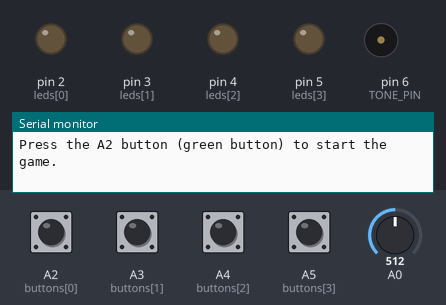
Bench run of a sketch on a simulated Arduino Uno, built with avr-gcc and run on an emulated ATmega328P. Parts: output pins drawn as LEDs (lit = HIGH), buzzer (waves = sounding), the last lines printed to the serial monitor. Dashed ring = blinking. The test bench sets the inputs (shaded band); at power-on: A2 (buttons[0]), A3 (buttons[1]), A4 (buttons[2]), A5 (buttons[3]) HIGH, A0 = 512. Random numbers use the default seed unless the sketch sets one.

Above: at 0.9 s.
1.0 s: A5 (buttons[3]) pulled LOW for 0.15 s
At 1.1 s:
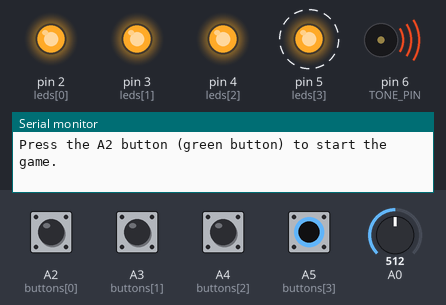
At 4.8 s:
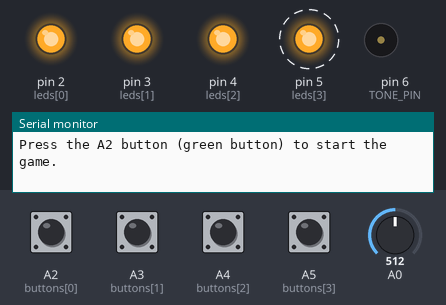
7.0 s: A5 (buttons[3]) pulled LOW for 3.2 s
At 17.3 s:
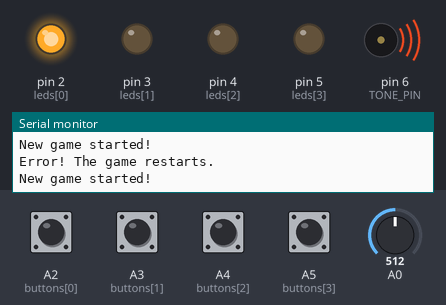
Timing chart, 0 to 17.7 s (numbered marks = the images above; inputs shaded):
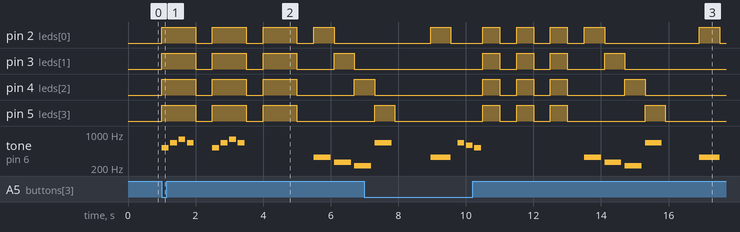

The sketch:

simon.ino
```cpp
// Candas KURAN
// 23.10.2023
// Projet Simon

// Définition des boutons et LEDs
const int buttons[] = {A2, A3, A4, A5}; // Pins des boutons
const int leds[] = {2, 3, 4, 5};        // Pins des LEDs
const int tones[] = {330, 262, 220, 660}; // Fréquences pour chaque couleur
const int ERROR_TONE = 262;              // Fréquence en cas d'erreur
const int NB_COLORS = 4;                 // Nombre de couleurs
const int TONE_PIN = 6;                  // Pin du buzzer
const int MAX_SEQUENCE = 31;             // Longueur maximale de la séquence

int sequence[MAX_SEQUENCE];              // Séquence générée aléatoirement
int sequenceLength = 1;                  // Longueur actuelle de la séquence
int playerStep = 0;                      // Étape actuelle du joueur
bool gameStarted = false;                // Indique si le jeu a commencé
int currentDelay = 600;                  // Variable pour la vitesse du jeu


// Définition des notes
#define NOTE_C4  262
#define NOTE_D4  294
#define NOTE_E4  330
#define NOTE_F4  349
#define NOTE_G4  392
#define NOTE_A4  440
#define NOTE_B4  494
#define NOTE_C5  523
#define NOTE_D5  587
#define NOTE_E5  659
#define NOTE_F5  698
#define NOTE_G5  784
#define NOTE_A5  880
#define NOTE_B5  988
#define NOTE_SUSTAIN 300

void setup() {
  Serial.begin(9600); // Initialisation de la communication série

  // Configuration des boutons et LEDs
  for (int i = 0; i < NB_COLORS; i++) {
    pinMode(buttons[i], INPUT_PULLUP); // Mettre le bouton en entrée avec une résistance pull-up
    pinMode(leds[i], OUTPUT);   // Initialiser le LED comme sortie
    digitalWrite(leds[i], LOW); // Éteindre le LED
  }
  pinMode(TONE_PIN, OUTPUT); // Configuration du buzzer
  waitForStart(); // Attendre que le joueur commence le jeu
}

void loop() {
  if (gameStarted) {  // Si le jeu a démarré
    playSequence();  // Jouer la séquence
    playerTurn();   // Tour du joueur
  }
}

// Fonction pour attendre le démarrage du jeu
void waitForStart() {
  // Indiquez au joueur comment démarrer le jeu et on va afficher sur serial monitor
  Serial.println("Press the A2 button (green button) to start the game.");

  // Attendre que le joueur appuie sur le bouton A2 pour démarrer
  while (!gameStarted) {
    if (digitalRead(buttons[3]) == LOW) { // Correction here: buttons[0] for A2
      playIntroWithLeds();  // Jouer une séquence d'introduction avec LEDs
      startupMusicAndLeds(); // Jouer une mélodie pour indiquer le démarrage
      Serial.println("The game is starting...");
      delay(1000);
      startNewGame(); // Commencez un nouveau jeu
      gameStarted = true; // Marquer que le jeu a commencé
    }
    delay(50);
  }
}

// Fonction pour jouer la séquence de démarrage
void startupMusicAndLeds() {
  // Jouer une musique et allumer les LEDs pour indiquer le début du jeu
  for (int i = 0; i < NB_COLORS; i++) {
    tone(TONE_PIN, tones[i], 500);
    digitalWrite(leds[i], HIGH);
    delay(600);
    digitalWrite(leds[i], LOW);
  }
}

// Fonction pour démarrer un nouveau jeu
void startNewGame() {
  // Générer une nouvelle séquence pour le joueur

  randomSeed(analogRead(A0));

  for (int i = 0; i < MAX_SEQUENCE; i++) {
    sequence[i] = random(NB_COLORS);
  }
  sequenceLength = 1;
  playerStep = 0;
  currentDelay = 600; // recommencer avec la vitesse du jeu à sa valeur de départ
  Serial.println("New game started!");
}

void playSequence() {
  for (int i = 0; i < sequenceLength; i++) {
    int color = sequence[i];
    digitalWrite(leds[color], HIGH);
    tone(TONE_PIN, tones[color]);
    delay(currentDelay);
    digitalWrite(leds[color], LOW);
    noTone(TONE_PIN);
    delay(currentDelay / 3);
  }

  // Augmenter la vitesse du jeu tous les 3 tour
  if (sequenceLength % 3 == 0) {
    currentDelay *= 0.75; // Augmenter le vitesse de 25%.
    if (currentDelay < 100) { // Ajouter une limite inférieure pour éviter que le jeu ne devienne trop rapide
      currentDelay = 100;
    }
  }
}

// Fonction pour le tour du joueur
void playerTurn() {
  // Laisser le joueur essayer de suivre la séquence
  playerStep = 0;

  while (playerStep < sequenceLength) {
    for (int i = 0; i < NB_COLORS; i++) {
      if (digitalRead(buttons[i]) == LOW) {
        if (i == sequence[playerStep]) {
          playerStep++;
          digitalWrite(leds[i], HIGH);
          tone(TONE_PIN, tones[i]);
          delay(300);
          digitalWrite(leds[i], LOW);
          noTone(TONE_PIN);
        } else {
          playError(); // Jouer un ton d'erreur si le joueur fait une erreur
          Serial.println("Error! The game restarts.");
          startupMusicAndLeds();
          delay(1000);
          startNewGame(); // Recommencez le jeu après une erreur
          return;
        }
      }
    }
  }
  // Si le joueur suit correctement toute la séquence
  if (playerStep == sequenceLength) {
    if (sequenceLength < MAX_SEQUENCE) {
      sequenceLength++;
      delay(1000);
    } else {
      Serial.println("Congratulations! You've won!");
      playVictory(); // Jouer une mélodie de victoire
      delay(2000);
      startNewGame(); // Recommencer après la victoire
    }
  }
}


// Fonction pour jouer la séquence d'introduction
void playIntroWithLeds() {
    for (int i = 0; i < 3; i++) {

    for (int j = 0; j < NB_COLORS; j++) {
      digitalWrite(leds[j], HIGH);
    }

    if (i < 2) {
      tone(TONE_PIN, NOTE_C5, 200);
      delay(250);
      tone(TONE_PIN, NOTE_E5, 200);
      delay(250);
      tone(TONE_PIN, NOTE_G5, 200);
      delay(250);
      tone(TONE_PIN, NOTE_E5, 200);
      delay(250);
    } else {
      delay(1000);
    }


    for (int j = 0; j < NB_COLORS; j++) {
      digitalWrite(leds[j], LOW);
    }

    delay(500);
  }

  noTone(TONE_PIN);
}


// Fonction pour clignoter tous les LEDs
void blinkAllLeds() {
  for (int i = 0; i < 3; i++) {
    for (int j = 0; j < NB_COLORS; j++) {
      digitalWrite(leds[j], HIGH);
    }
    delay(500);
    for (int j = 0; j < NB_COLORS; j++) {
      digitalWrite(leds[j], LOW);
    }
    delay(500);
  }
}


// Fonction pour jouer la séquence de victoire
void playVictory() {
  for (uint8_t nLoop = 0; nLoop < 2; nLoop++) {
    tone(TONE_PIN, NOTE_A5);
    delay(NOTE_SUSTAIN);
    tone(TONE_PIN, NOTE_B5);
    delay(NOTE_SUSTAIN);
    tone(TONE_PIN, NOTE_C5);
    delay(NOTE_SUSTAIN);
    tone(TONE_PIN, NOTE_B5);
    delay(NOTE_SUSTAIN);
    tone(TONE_PIN, NOTE_C5);
    delay(NOTE_SUSTAIN);
    tone(TONE_PIN, NOTE_D5);
    delay(NOTE_SUSTAIN);
    tone(TONE_PIN, NOTE_C5);
    delay(NOTE_SUSTAIN);
    tone(TONE_PIN, NOTE_D5);
    delay(NOTE_SUSTAIN);
    tone(TONE_PIN, NOTE_E5);
    delay(NOTE_SUSTAIN);
    tone(TONE_PIN, NOTE_D5);
    delay(NOTE_SUSTAIN);
    tone(TONE_PIN, NOTE_E5);
    delay(NOTE_SUSTAIN);
    tone(TONE_PIN, NOTE_E5);
    delay(NOTE_SUSTAIN);
  }
  noTone(TONE_PIN);
}


// Fonction pour jouer la séquence d'erreur
void playError() {
  tone(TONE_PIN, NOTE_E5, 200);
  delay(250);
  tone(TONE_PIN, NOTE_D5, 200);
  delay(250);
  tone(TONE_PIN, NOTE_C5, 200);
  delay(250);
  noTone(TONE_PIN);
  blinkAllLeds();
}
```

Measured:
- after the input at 1.0 s, pin 2 (leds[0]): goes 3 × (HIGH 1.0 s, LOW 0.50 s), HIGH 0.60 s, then LOW, starting at once; pin 3 (leds[1]): LOW → HIGH at once, → LOW 1.0 s later, → HIGH 0.50 s later, → LOW 1.0 s later, … (8 changes in this stretch)
- after the input at 7.0 s, pin 3 (leds[1]): LOW → HIGH after 3.5 s, → LOW 0.50 s later, → HIGH 0.50 s later, → LOW 0.50 s later, … (8 changes in this stretch)
